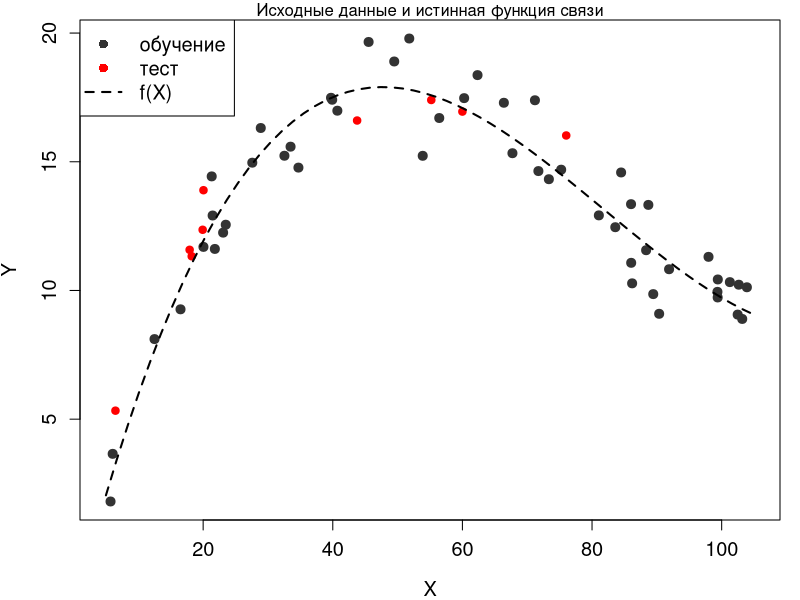
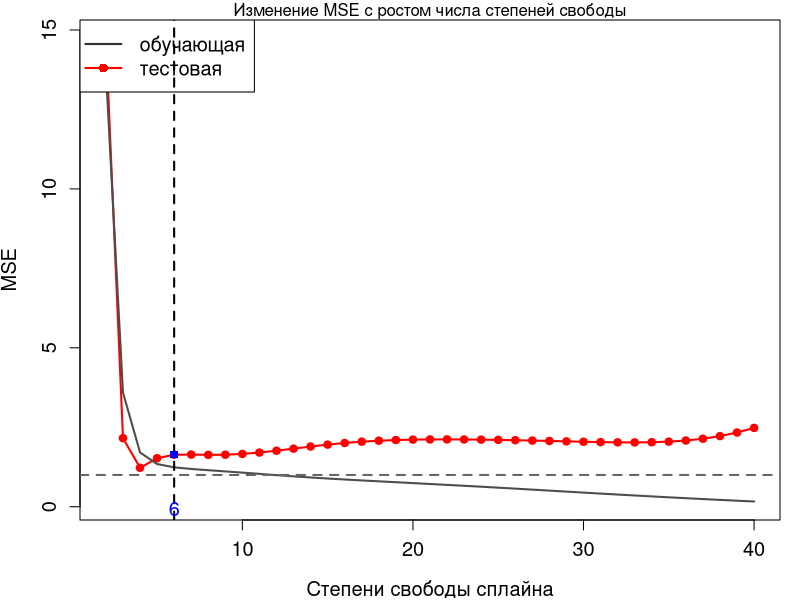
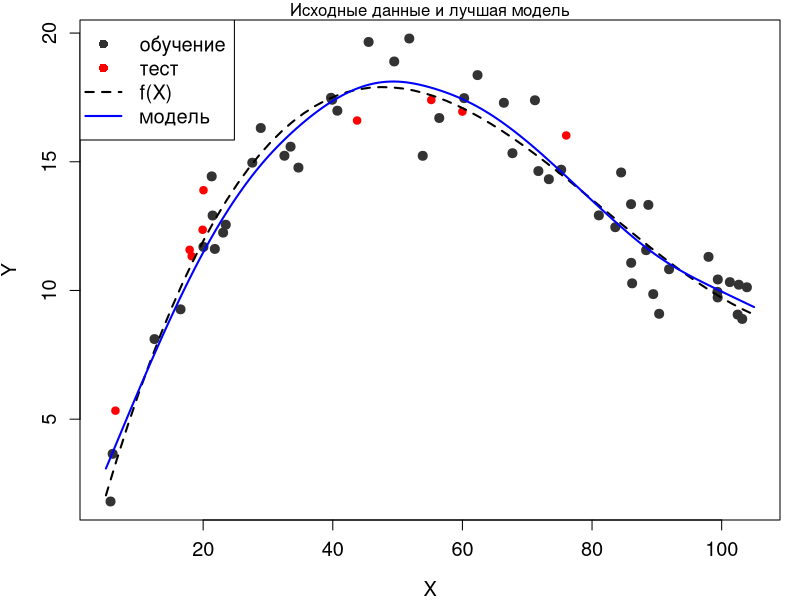
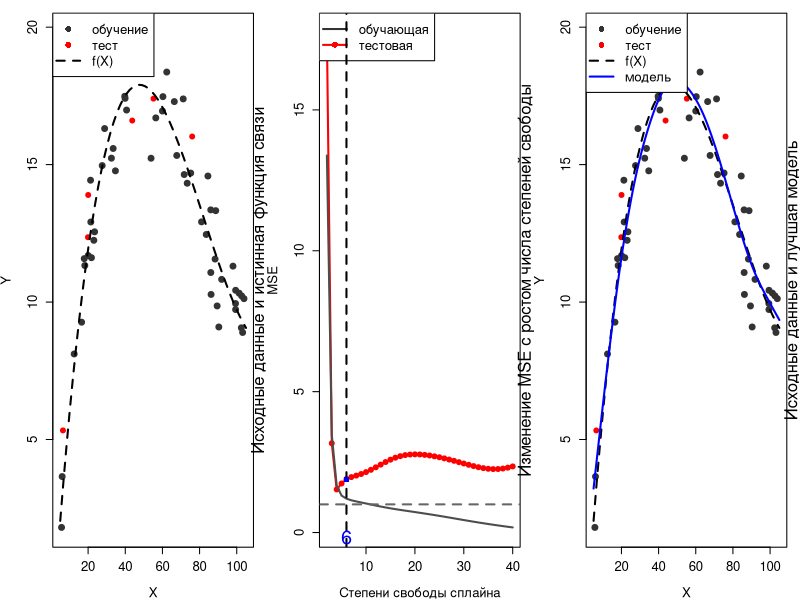
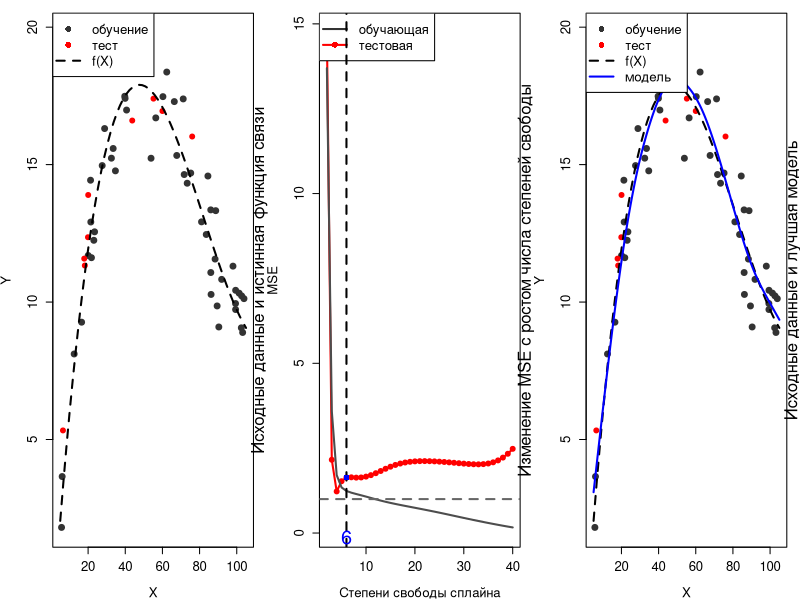
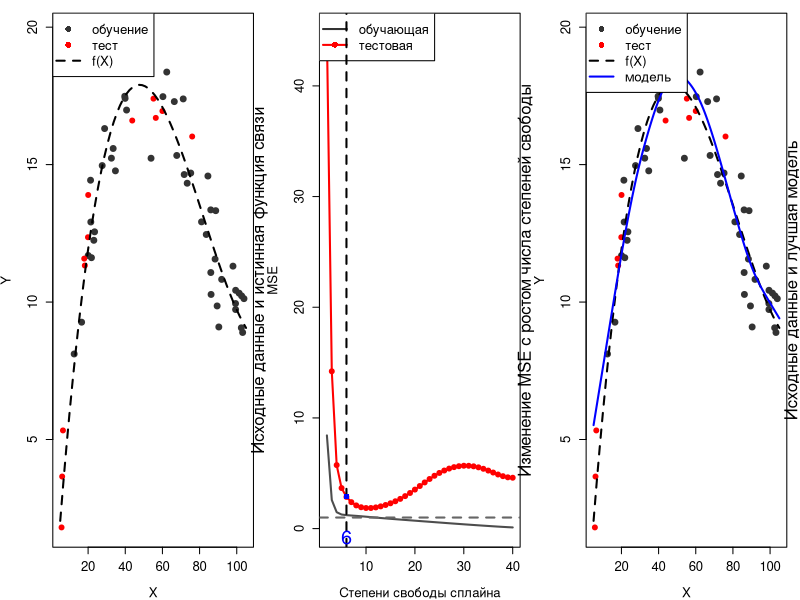

These figures' R source, in order:
## ---- chunk 1
library('knitr')
knitr::opts_chunk$set(echo = TRUE)
## ---- chunk 2
my.seed <- 2             # ядро
n.all <- 60              # наблюдений всего
train.percent <- 0.85    # доля обучающей выборки
res.sd <- 1              # стандартное отклонение случайного шума
x.min <- 5               # границы изменения X: нижняя
x.max <- 105             # и верхняя

# фактические значения x
set.seed(my.seed)
x <- runif(x.min, x.max, n = n.all)

# случайный шум
set.seed(my.seed)
res <- rnorm(mean = 0, sd = res.sd, n = n.all)

# отбираем наблюдения в обучающую выборку
set.seed(my.seed)
inTrain <- sample(seq_along(x), size = train.percent*n.all)

# истинная функция взаимосвязи
y.func <- function(x) {17 + 0.02*x - 0.005*(x - 45)^2 + 0.00006*(x - 54)^3}

# для графика истинной взаимосвязи
x.line <- seq(x.min, x.max, length = n.all)
y.line <- y.func(x.line)

# фактические значения y (с шумом)
y <- y.func(x) + res

# Создаём векторы с данными для построения графиков ############################

# наблюдения на обучающей выборке
x.train <- x[inTrain]
y.train <- y[inTrain]

# наблюдения на тестовой выборке
x.test <- x[-inTrain]
y.test <- y[-inTrain]

## ---- chunk 3


# сохраняем получившуюся картинку
#png("plot_1.1.png", width = 600)

# убираем широкие поля рисунка

par(mar = c(4, 4, 1, 1))

# наименьшие/наибольшие значения по осям
x.lim <- c(x.min, x.max)
y.lim <- c(min(y), max(y))

# наблюдения с шумом (обучающая выборка)
plot(x.train, y.train, 
     col = grey(0.2), bg = grey(0.2), pch = 21,
     xlab = 'X', ylab = 'Y', 
     xlim = x.lim, ylim = y.lim, 
     cex = 1.2, cex.lab = 1.2, cex.axis = 1.2)

# заголовок
mtext('Исходные данные и истинная функция связи', side = 3)

# наблюдения тестовой выборки
points(x.test, y.test, col = 'red', bg = 'red', pch = 21)

# истинная функция
lines(x.line, y.line, lwd = 2, lty = 2)

# легенда
legend('topleft', legend = c('обучение', 'тест', 'f(X)'),
       pch = c(16, 16, NA), 
       col = c(grey(0.2), 'red', 'black'),  
       lty = c(0, 0, 2), lwd = c(1, 1, 2), cex = 1.2)
#dev.off()
## ---- chunk 4
#  Строим модель №2 из лекции (df = 6) #########################################

# модель 2 (сплайн с df = 6)
mod <- smooth.spline(x = x.train, y = y.train, df = 6)

# модельные значения для расчёта ошибок
y.model.train <- predict(mod, data.frame(x = x.train))$y[, 1]
y.model.test <- predict(mod, data.frame(x = x.test))$y[, 1]

# считаем средний квадрат ошибки на обечающей и тестовой выборке
MSE <- c(sum((y.train - y.model.train)^2) / length(x.train),
         sum((y.test - y.model.test)^2) / length(x.test))
names(MSE) <- c('train', 'test')
round(MSE, 2)
## train  test 
##  1.38  1.26
#  Теперь строим модели с df от 2 до 40 ########################################

# максимальное число степеней свободы для модели сплайна
max.df <- 40

tbl <- data.frame(df = 2:max.df)   # таблица для записи ошибок
tbl$MSE.train <- 0                 # столбец: ошибки на обучающей выборке
tbl$MSE.test <- 0                  # столбец: ошибки на тестовой выборке

# цикл по степеням свободы
for (i in 2:max.df) {
  # строим модель
  mod <- smooth.spline(x = x.train, y = y.train, df = i)
  
  # модельные значения для расчёта ошибок
  y.model.train <- predict(mod, data.frame(x = x.train))$y[, 1]
  y.model.test <- predict(mod, data.frame(x = x.test))$y[, 1]
  
  # считаем средний квадрат ошибки на обучающей и тестовой выборке
  MSE <- c(sum((y.train - y.model.train)^2) / length(x.train),
           sum((y.test - y.model.test)^2) / length(x.test))
  
  # записываем ошибки в таблицу
  tbl[tbl$df == i, c('MSE.train', 'MSE.test')] <- MSE
}

# первые строки таблицы
 kable(head(tbl, n = 10))
## ---- chunk 5
#png("plot_1.2.png", width = 600, height = 400)

plot(x = tbl$df, y = tbl$MSE.test, 
     type = 'l', col = 'red', lwd = 2,
     xlab = 'Степени свободы сплайна', ylab = 'MSE',
     ylim = c(min(tbl$MSE.train, tbl$MSE.test), 
              max(tbl$MSE.train, tbl$MSE.test)),
     cex = 1.2, cex.lab = 1.2, cex.axis = 1.2)

# заголовок
mtext('Изменение MSE с ростом числа степеней свободы', side = 3)

points(x = tbl$df, y = tbl$MSE.test,
       pch = 21, col = 'red', bg = 'red')
lines(x = tbl$df, y = tbl$MSE.train, col = grey(0.3), lwd = 2)
# неустранимая ошибка
abline(h = res.sd, lty = 2, col = grey(0.4), lwd = 2)

# легенда
legend('topleft', legend = c('обучающая', 'тестовая'),
       pch = c(NA, 16), 
       col = c(grey(0.2), 'red'),  
       lty = c(1, 1), lwd = c(2, 2), cex = 1.2)

# степени свободы у наименьшей ошибки на тестовой выборке
min.MSE.test <- min(tbl$MSE.test)
df.min.MSE.test <- tbl[tbl$MSE.test == min.MSE.test, 'df']

# компромисс между точностью и простотой модели по графику
df.my.MSE.test <- 6
my.MSE.test <- tbl[tbl$df == df.my.MSE.test, 'MSE.test']

# ставим точку на графике
abline(v = df.my.MSE.test, 
       lty = 2, lwd = 2)
points(x = df.my.MSE.test, y = my.MSE.test, 
       pch = 15, col = 'blue')
mtext(df.my.MSE.test, 
     side = 1, line = -1, at = df.my.MSE.test, col = 'blue', cex = 1.2)
#dev.off()
## ---- chunk 6
#png("plot_1.3.png", width = 600)
mod.MSE.test <- smooth.spline(x = x.train, y = y.train, df = df.my.MSE.test)

# для гладких графиков модели
x.model.plot <- seq(x.min, x.max, length = 250)
y.model.plot <- predict(mod.MSE.test, data.frame(x = x.model.plot))$y[, 1]

# убираем широкие поля рисунка
par(mar = c(4, 4, 1, 1))

# наименьшие/наибольшие значения по осям
x.lim <- c(x.min, x.max)
y.lim <- c(min(y), max(y))

# наблюдения с шумом (обучающая выборка)
plot(x.train, y.train, 
     col = grey(0.2), bg = grey(0.2), pch = 21,
     xlab = 'X', ylab = 'Y', 
     xlim = x.lim, ylim = y.lim, 
     cex = 1.2, cex.lab = 1.2, cex.axis = 1.2)

# заголовок
mtext('Исходные данные и лучшая модель', side = 3)

# наблюдения тестовой выборки
points(x.test, y.test, 
       col = 'red', bg = 'red', pch = 21)

# истинная функция
lines(x.line, y.line, 
      lwd = 2, lty = 2)

# модель
lines(x.model.plot, y.model.plot, 
      lwd = 2, col = 'blue')

# легенда
legend('topleft', legend = c('обучение', 'тест', 'f(X)', 'модель'),
       pch = c(16, 16, NA, NA), 
       col = c(grey(0.2), 'red', 'black', 'blue'),  
       lty = c(0, 0, 2, 1), lwd = c(1, 1, 2, 2), cex = 1.2)
#dev.off()
## ---- chunk 7

train.percent <- 0.9    # доля обучающей выборки
df.choose <- 6           # выбрать для графика 2 оптимальную степень свободы

# фактические значения x
set.seed(my.seed)
x <- runif(x.min, x.max, n = n.all)

# случайный шум
set.seed(my.seed)
res <- rnorm(mean = 0, sd = res.sd, n = n.all)

# отбираем наблюдения в обучающую выборку
set.seed(my.seed)
inTrain <- sample(seq_along(x), size = train.percent*n.all)

# истинная функция взаимосвязи
y.func <- function(x) {17 + 0.02*x - 0.005*(x - 45)^2 + 0.00006*(x - 54)^3}

# для графика истинной взаимосвязи
x.line <- seq(x.min, x.max, length = n.all)
y.line <- y.func(x.line)

# фактические значения y (с шумом)
y <- y.func(x) + res

# Создаём векторы с данными для построения графиков ############################

# наблюдения на обучающей выборке
x.train <- x[inTrain]
y.train <- y[inTrain]

# наблюдения на тестовой выборке
x.test <- x[-inTrain]
y.test <- y[-inTrain]


 ####################################

# сохраняем получившуюся картинку
png("plot_2.1.png", width = 600)

par(mfrow = c(1, 3))
# убираем широкие поля рисунка

par(mar = c(4, 4, 1, 1))

# наименьшие/наибольшие значения по осям
x.lim <- c(x.min, x.max)
y.lim <- c(min(y), max(y))

# наблюдения с шумом (обучающая выборка)
plot(x.train, y.train, 
     col = grey(0.2), bg = grey(0.2), pch = 21,
     xlab = 'X', ylab = 'Y', 
     xlim = x.lim, ylim = y.lim, 
     cex = 1.2, cex.lab = 1.2, cex.axis = 1.2)

# заголовок
mtext('Исходные данные и истинная функция связи', side = 4)

# наблюдения тестовой выборки
points(x.test, y.test, col = 'red', bg = 'red', pch = 21)

# истинная функция
lines(x.line, y.line, lwd = 2, lty = 2)

# легенда
legend('topleft', legend = c('обучение', 'тест', 'f(X)'),
       pch = c(16, 16, NA), 
       col = c(grey(0.2), 'red', 'black'),  
       lty = c(0, 0, 2), lwd = c(1, 1, 2), cex = 1.2)




# максимальное число степеней свободы для модели сплайна
max.df <- 40

tbl <- data.frame(df = 2:max.df)   # таблица для записи ошибок
tbl$MSE.train <- 0                 # столбец: ошибки на обучающей выборке
tbl$MSE.test <- 0                  # столбец: ошибки на тестовой выборке

# цикл по степеням свободы
for (i in 2:max.df) {
  # строим модель
  mod <- smooth.spline(x = x.train, y = y.train, df = i)
  
  # модельные значения для расчёта ошибок
  y.model.train <- predict(mod, data.frame(x = x.train))$y[, 1]
  y.model.test <- predict(mod, data.frame(x = x.test))$y[, 1]
  
  # считаем средний квадрат ошибки на обучающей и тестовой выборке
  MSE <- c(sum((y.train - y.model.train)^2) / length(x.train),
           sum((y.test - y.model.test)^2) / length(x.test))
  
  # записываем ошибки в таблицу
  tbl[tbl$df == i, c('MSE.train', 'MSE.test')] <- MSE
}

# первые строки таблицы
kable(head(tbl, n = 10))


plot(x = tbl$df, y = tbl$MSE.test, 
     type = 'l', col = 'red', lwd = 2,
     xlab = 'Степени свободы сплайна', ylab = 'MSE',
     ylim = c(min(tbl$MSE.train, tbl$MSE.test), 
              max(tbl$MSE.train, tbl$MSE.test)),
     cex = 1.2, cex.lab = 1.2, cex.axis = 1.2)

# заголовок
mtext('Изменение MSE с ростом числа степеней свободы', side = 4)

points(x = tbl$df, y = tbl$MSE.test,
       pch = 21, col = 'red', bg = 'red')
lines(x = tbl$df, y = tbl$MSE.train, col = grey(0.3), lwd = 2)
# неустранимая ошибка
abline(h = res.sd, lty = 2, col = grey(0.4), lwd = 2)

# легенда
legend('topleft', legend = c('обучающая', 'тестовая'),
       pch = c(NA, 16), 
       col = c(grey(0.2), 'red'),  
       lty = c(1, 1), lwd = c(2, 2), cex = 1.2)

# степени свободы у наименьшей ошибки на тестовой выборке
min.MSE.test <- min(tbl$MSE.test)
df.min.MSE.test <- tbl[tbl$MSE.test == min.MSE.test, 'df']

# компромисс между точностью и простотой модели по графику
df.my.MSE.test <- 6
my.MSE.test <- tbl[tbl$df == df.my.MSE.test, 'MSE.test']

# ставим точку на графике
abline(v = df.my.MSE.test, 
       lty = 2, lwd = 2)
points(x = df.my.MSE.test, y = my.MSE.test, 
       pch = 15, col = 'blue')
mtext(df.my.MSE.test, 
      side = 1, line = -1, at = df.my.MSE.test, col = 'blue', cex = 1.2)

mod.MSE.test <- smooth.spline(x = x.train, y = y.train, df = df.my.MSE.test)

# для гладких графиков модели
x.model.plot <- seq(x.min, x.max, length = 250)
y.model.plot <- predict(mod.MSE.test, data.frame(x = x.model.plot))$y[, 1]

# убираем широкие поля рисунка
par(mar = c(4, 4, 1, 1))

# наименьшие/наибольшие значения по осям
x.lim <- c(x.min, x.max)
y.lim <- c(min(y), max(y))

# наблюдения с шумом (обучающая выборка)
plot(x.train, y.train, 
     col = grey(0.2), bg = grey(0.2), pch = 21,
     xlab = 'X', ylab = 'Y', 
     xlim = x.lim, ylim = y.lim, 
     cex = 1.2, cex.lab = 1.2, cex.axis = 1.2)

# заголовок
mtext('Исходные данные и лучшая модель', side = 4)

# наблюдения тестовой выборки
points(x.test, y.test, 
       col = 'red', bg = 'red', pch = 21)

# истинная функция
lines(x.line, y.line, 
      lwd = 2, lty = 2)

# модель
lines(x.model.plot, y.model.plot, 
      lwd = 2, col = 'blue')

# легенда
legend('topleft', legend = c('обучение', 'тест', 'f(X)', 'модель'),
       pch = c(16, 16, NA, NA), 
       col = c(grey(0.2), 'red', 'black', 'blue'),  
       lty = c(0, 0, 2, 1), lwd = c(1, 1, 2, 2), cex = 1.2)
dev.off()
## ---- chunk 8

train.percent <- 0.85    # доля обучающей выборки
df.choose <- 8           # выбрать для графика 2 оптимальную степень свободы

# фактические значения x
set.seed(my.seed)
x <- runif(x.min, x.max, n = n.all)

# случайный шум
set.seed(my.seed)
res <- rnorm(mean = 0, sd = res.sd, n = n.all)

# отбираем наблюдения в обучающую выборку
set.seed(my.seed)
inTrain <- sample(seq_along(x), size = train.percent*n.all)

# истинная функция взаимосвязи
y.func <- function(x) {17 + 0.02*x - 0.005*(x - 45)^2 + 0.00006*(x - 54)^3}

# для графика истинной взаимосвязи
x.line <- seq(x.min, x.max, length = n.all)
y.line <- y.func(x.line)

# фактические значения y (с шумом)
y <- y.func(x) + res

# Создаём векторы с данными для построения графиков ############################

# наблюдения на обучающей выборке
x.train <- x[inTrain]
y.train <- y[inTrain]

# наблюдения на тестовой выборке
x.test <- x[-inTrain]
y.test <- y[-inTrain]


 ####################################

# сохраняем получившуюся картинку
png("plot_2.2.png", width = 600)

par(mfrow = c(1, 3))
# убираем широкие поля рисунка

par(mar = c(4, 4, 1, 1))

# наименьшие/наибольшие значения по осям
x.lim <- c(x.min, x.max)
y.lim <- c(min(y), max(y))

# наблюдения с шумом (обучающая выборка)
plot(x.train, y.train, 
     col = grey(0.2), bg = grey(0.2), pch = 21,
     xlab = 'X', ylab = 'Y', 
     xlim = x.lim, ylim = y.lim, 
     cex = 1.2, cex.lab = 1.2, cex.axis = 1.2)

# заголовок
mtext('Исходные данные и истинная функция связи', side = 4)

# наблюдения тестовой выборки
points(x.test, y.test, col = 'red', bg = 'red', pch = 21)

# истинная функция
lines(x.line, y.line, lwd = 2, lty = 2)

# легенда
legend('topleft', legend = c('обучение', 'тест', 'f(X)'),
       pch = c(16, 16, NA), 
       col = c(grey(0.2), 'red', 'black'),  
       lty = c(0, 0, 2), lwd = c(1, 1, 2), cex = 1.2)




# максимальное число степеней свободы для модели сплайна
max.df <- 40

tbl <- data.frame(df = 2:max.df)   # таблица для записи ошибок
tbl$MSE.train <- 0                 # столбец: ошибки на обучающей выборке
tbl$MSE.test <- 0                  # столбец: ошибки на тестовой выборке

# цикл по степеням свободы
for (i in 2:max.df) {
  # строим модель
  mod <- smooth.spline(x = x.train, y = y.train, df = i)
  
  # модельные значения для расчёта ошибок
  y.model.train <- predict(mod, data.frame(x = x.train))$y[, 1]
  y.model.test <- predict(mod, data.frame(x = x.test))$y[, 1]
  
  # считаем средний квадрат ошибки на обучающей и тестовой выборке
  MSE <- c(sum((y.train - y.model.train)^2) / length(x.train),
           sum((y.test - y.model.test)^2) / length(x.test))
  
  # записываем ошибки в таблицу
  tbl[tbl$df == i, c('MSE.train', 'MSE.test')] <- MSE
}

# первые строки таблицы
kable(head(tbl, n = 10))


plot(x = tbl$df, y = tbl$MSE.test, 
     type = 'l', col = 'red', lwd = 2,
     xlab = 'Степени свободы сплайна', ylab = 'MSE',
     ylim = c(min(tbl$MSE.train, tbl$MSE.test), 
              max(tbl$MSE.train, tbl$MSE.test)),
     cex = 1.2, cex.lab = 1.2, cex.axis = 1.2)

# заголовок
mtext('Изменение MSE с ростом числа степеней свободы', side = 4)

points(x = tbl$df, y = tbl$MSE.test,
       pch = 21, col = 'red', bg = 'red')
lines(x = tbl$df, y = tbl$MSE.train, col = grey(0.3), lwd = 2)
# неустранимая ошибка
abline(h = res.sd, lty = 2, col = grey(0.4), lwd = 2)

# легенда
legend('topleft', legend = c('обучающая', 'тестовая'),
       pch = c(NA, 16), 
       col = c(grey(0.2), 'red'),  
       lty = c(1, 1), lwd = c(2, 2), cex = 1.2)

# степени свободы у наименьшей ошибки на тестовой выборке
min.MSE.test <- min(tbl$MSE.test)
df.min.MSE.test <- tbl[tbl$MSE.test == min.MSE.test, 'df']

# компромисс между точностью и простотой модели по графику
df.my.MSE.test <- 6
my.MSE.test <- tbl[tbl$df == df.my.MSE.test, 'MSE.test']

# ставим точку на графике
abline(v = df.my.MSE.test, 
       lty = 2, lwd = 2)
points(x = df.my.MSE.test, y = my.MSE.test, 
       pch = 15, col = 'blue')
mtext(df.my.MSE.test, 
      side = 1, line = -1, at = df.my.MSE.test, col = 'blue', cex = 1.2)
#dev.off()

#png("plot_1.3.png", width = 600)
mod.MSE.test <- smooth.spline(x = x.train, y = y.train, df = df.my.MSE.test)

# для гладких графиков модели
x.model.plot <- seq(x.min, x.max, length = 250)
y.model.plot <- predict(mod.MSE.test, data.frame(x = x.model.plot))$y[, 1]

# убираем широкие поля рисунка
par(mar = c(4, 4, 1, 1))

# наименьшие/наибольшие значения по осям
x.lim <- c(x.min, x.max)
y.lim <- c(min(y), max(y))

# наблюдения с шумом (обучающая выборка)
plot(x.train, y.train, 
     col = grey(0.2), bg = grey(0.2), pch = 21,
     xlab = 'X', ylab = 'Y', 
     xlim = x.lim, ylim = y.lim, 
     cex = 1.2, cex.lab = 1.2, cex.axis = 1.2)

# заголовок
mtext('Исходные данные и лучшая модель', side = 4)

# наблюдения тестовой выборки
points(x.test, y.test, 
       col = 'red', bg = 'red', pch = 21)

# истинная функция
lines(x.line, y.line, 
      lwd = 2, lty = 2)

# модель
lines(x.model.plot, y.model.plot, 
      lwd = 2, col = 'blue')

# легенда
legend('topleft', legend = c('обучение', 'тест', 'f(X)', 'модель'),
       pch = c(16, 16, NA, NA), 
       col = c(grey(0.2), 'red', 'black', 'blue'),  
       lty = c(0, 0, 2, 1), lwd = c(1, 1, 2, 2), cex = 1.2)
dev.off()
## ---- chunk 9

train.percent <- 0.8    # доля обучающей выборки
df.choose <- 6           # выбрать для графика 2 оптимальную степень свободы

# фактические значения x
set.seed(my.seed)
x <- runif(x.min, x.max, n = n.all)

# случайный шум
set.seed(my.seed)
res <- rnorm(mean = 0, sd = res.sd, n = n.all)

# отбираем наблюдения в обучающую выборку
set.seed(my.seed)
inTrain <- sample(seq_along(x), size = train.percent*n.all)

# истинная функция взаимосвязи
y.func <- function(x) {17 + 0.02*x - 0.005*(x - 45)^2 + 0.00006*(x - 54)^3}

# для графика истинной взаимосвязи
x.line <- seq(x.min, x.max, length = n.all)
y.line <- y.func(x.line)

# фактические значения y (с шумом)
y <- y.func(x) + res

# Создаём векторы с данными для построения графиков ############################

# наблюдения на обучающей выборке
x.train <- x[inTrain]
y.train <- y[inTrain]

# наблюдения на тестовой выборке
x.test <- x[-inTrain]
y.test <- y[-inTrain]


 ####################################

# сохраняем получившуюся картинку
png("plot_2.3.png", width = 600)

par(mfrow = c(1, 3))
# убираем широкие поля рисунка

par(mar = c(4, 4, 1, 1))

# наименьшие/наибольшие значения по осям
x.lim <- c(x.min, x.max)
y.lim <- c(min(y), max(y))

# наблюдения с шумом (обучающая выборка)
plot(x.train, y.train, 
     col = grey(0.2), bg = grey(0.2), pch = 21,
     xlab = 'X', ylab = 'Y', 
     xlim = x.lim, ylim = y.lim, 
     cex = 1.2, cex.lab = 1.2, cex.axis = 1.2)

# заголовок
mtext('Исходные данные и истинная функция связи', side = 4)

# наблюдения тестовой выборки
points(x.test, y.test, col = 'red', bg = 'red', pch = 21)

# истинная функция
lines(x.line, y.line, lwd = 2, lty = 2)

# легенда
legend('topleft', legend = c('обучение', 'тест', 'f(X)'),
       pch = c(16, 16, NA), 
       col = c(grey(0.2), 'red', 'black'),  
       lty = c(0, 0, 2), lwd = c(1, 1, 2), cex = 1.2)




# максимальное число степеней свободы для модели сплайна
max.df <- 40

tbl <- data.frame(df = 2:max.df)   # таблица для записи ошибок
tbl$MSE.train <- 0                 # столбец: ошибки на обучающей выборке
tbl$MSE.test <- 0                  # столбец: ошибки на тестовой выборке

# цикл по степеням свободы
for (i in 2:max.df) {
  # строим модель
  mod <- smooth.spline(x = x.train, y = y.train, df = i)
  
  # модельные значения для расчёта ошибок
  y.model.train <- predict(mod, data.frame(x = x.train))$y[, 1]
  y.model.test <- predict(mod, data.frame(x = x.test))$y[, 1]
  
  # считаем средний квадрат ошибки на обучающей и тестовой выборке
  MSE <- c(sum((y.train - y.model.train)^2) / length(x.train),
           sum((y.test - y.model.test)^2) / length(x.test))
  
  # записываем ошибки в таблицу
  tbl[tbl$df == i, c('MSE.train', 'MSE.test')] <- MSE
}

# первые строки таблицы
kable(head(tbl, n = 10))


plot(x = tbl$df, y = tbl$MSE.test, 
     type = 'l', col = 'red', lwd = 2,
     xlab = 'Степени свободы сплайна', ylab = 'MSE',
     ylim = c(min(tbl$MSE.train, tbl$MSE.test), 
              max(tbl$MSE.train, tbl$MSE.test)),
     cex = 1.2, cex.lab = 1.2, cex.axis = 1.2)

# заголовок
mtext('Изменение MSE с ростом числа степеней свободы', side = 4)

points(x = tbl$df, y = tbl$MSE.test,
       pch = 21, col = 'red', bg = 'red')
lines(x = tbl$df, y = tbl$MSE.train, col = grey(0.3), lwd = 2)
# неустранимая ошибка
abline(h = res.sd, lty = 2, col = grey(0.4), lwd = 2)

# легенда
legend('topleft', legend = c('обучающая', 'тестовая'),
       pch = c(NA, 16), 
       col = c(grey(0.2), 'red'),  
       lty = c(1, 1), lwd = c(2, 2), cex = 1.2)

# степени свободы у наименьшей ошибки на тестовой выборке
min.MSE.test <- min(tbl$MSE.test)
df.min.MSE.test <- tbl[tbl$MSE.test == min.MSE.test, 'df']

# компромисс между точностью и простотой модели по графику
df.my.MSE.test <- 6
my.MSE.test <- tbl[tbl$df == df.my.MSE.test, 'MSE.test']

# ставим точку на графике
abline(v = df.my.MSE.test, 
       lty = 2, lwd = 2)
points(x = df.my.MSE.test, y = my.MSE.test, 
       pch = 15, col = 'blue')
mtext(df.my.MSE.test, 
      side = 1, line = -1, at = df.my.MSE.test, col = 'blue', cex = 1.2)
#dev.off()

#png("plot_1.3.png", width = 600)
mod.MSE.test <- smooth.spline(x = x.train, y = y.train, df = df.my.MSE.test)

# для гладких графиков модели
x.model.plot <- seq(x.min, x.max, length = 250)
y.model.plot <- predict(mod.MSE.test, data.frame(x = x.model.plot))$y[, 1]

# убираем широкие поля рисунка
par(mar = c(4, 4, 1, 1))

# наименьшие/наибольшие значения по осям
x.lim <- c(x.min, x.max)
y.lim <- c(min(y), max(y))

# наблюдения с шумом (обучающая выборка)
plot(x.train, y.train, 
     col = grey(0.2), bg = grey(0.2), pch = 21,
     xlab = 'X', ylab = 'Y', 
     xlim = x.lim, ylim = y.lim, 
     cex = 1.2, cex.lab = 1.2, cex.axis = 1.2)

# заголовок
mtext('Исходные данные и лучшая модель', side = 4)

# наблюдения тестовой выборки
points(x.test, y.test, 
       col = 'red', bg = 'red', pch = 21)

# истинная функция
lines(x.line, y.line, 
      lwd = 2, lty = 2)

# модель
lines(x.model.plot, y.model.plot, 
      lwd = 2, col = 'blue')

# легенда
legend('topleft', legend = c('обучение', 'тест', 'f(X)', 'модель'),
       pch = c(16, 16, NA, NA), 
       col = c(grey(0.2), 'red', 'black', 'blue'),  
       lty = c(0, 0, 2, 1), lwd = c(1, 1, 2, 2), cex = 1.2)
dev.off()
